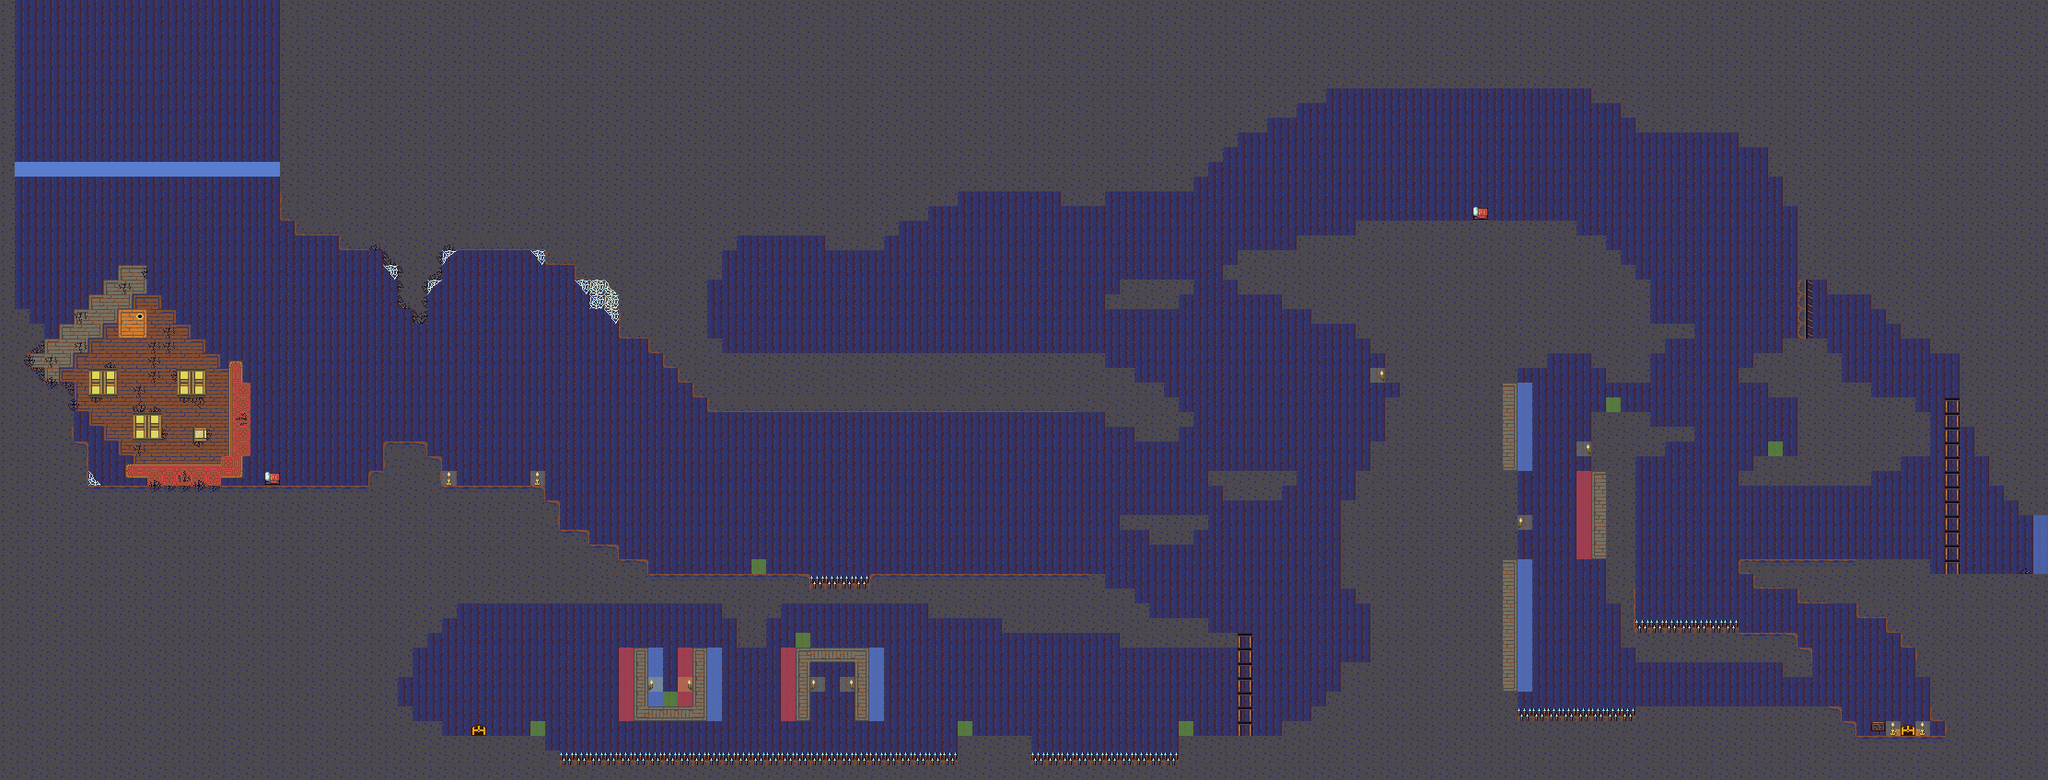

This is a level from a 2D game, rendered from its Tiled map with the project's own tilesets. A one-line summary and the map file follow, with tile-layer data summarised:
An orthogonal 139x53 tile map with 16x16 px tiles, 20 tile layers (Background, Walls, Ladders, Walls_climb_r, ...), 1 hidden layer not drawn, 10 tilesets.

<map version="1.10" tiledversion="1.11.2" orientation="orthogonal" renderorder="right-down" width="139" height="53" tilewidth="16" tileheight="16" infinite="0" nextlayerid="23" nextobjectid="1">
 <tileset firstgid="1" source="DawnLike/Tsx_files/Floor.tsx" />
 <tileset firstgid="820" source="DawnLike/Tsx_files/Decor0.tsx" />
 <tileset firstgid="996" source="DawnLike/Tsx_files/Pit0.tsx" />
 <tileset firstgid="1252" source="DawnLike/Tsx_files/Ammo.tsx" />
 <tileset firstgid="1300" source="DawnLike/Tsx_files/Ground0.tsx" />
 <tileset firstgid="1356" source="DawnLike/Tsx_files/Hill1.tsx" />
 <tileset firstgid="1644" source="DawnLike/Tsx_files/Trap0.tsx" />
 <tileset firstgid="1684" source="DawnLike/Tsx_files/Tree0.tsx" />
 <tileset firstgid="2116" source="DawnLike/Tsx_files/Wall.tsx" />
 <tileset firstgid="3136" source="DawnLike/Tsx_files/vbcnncbv.tsx" />
 <layer id="7" name="Background" width="139" height="53">
  <data>[7367 cells, 7367 non-empty, 1 distinct tile ids]</data>
 </layer>
 <layer id="1" name="Walls" width="139" height="53">
  <data>[7367 cells, 3915 non-empty, 18 distinct tile ids]</data>
 </layer>
 <layer id="18" name="Ladders" width="139" height="53">
  <data>[7367 cells, 19 non-empty, 1 distinct tile ids]</data>
 </layer>
 <layer id="16" name="Walls_climb_r" width="139" height="53" opacity="0.66">
  <data>[7367 cells, 20 non-empty, 1 distinct tile ids]</data>
 </layer>
 <layer id="17" name="Walls_climb_l" width="139" height="53" opacity="0.74">
  <data>[7367 cells, 29 non-empty, 1 distinct tile ids]</data>
 </layer>
 <layer id="13" name="Safe_point" width="139" height="53" opacity="0.59">
  <data>[7367 cells, 8 non-empty, 1 distinct tile ids]</data>
 </layer>
 <layer id="11" name="Enter1" width="139" height="53">
  <data>[7367 cells, 18 non-empty, 1 distinct tile ids]</data>
 </layer>
 <layer id="20" name="Enter_2" width="139" height="53" opacity="0.62">
  <data>[7367 cells, 4 non-empty, 1 distinct tile ids]</data>
 </layer>
 <layer id="2" name="Reborn_point" width="139" height="53">
  <data>[7367 cells, 2 non-empty, 2 distinct tile ids]</data>
 </layer>
 <layer id="5" name="Decor_back_b" width="139" height="53">
  <data>[7367 cells, 45 non-empty, 6 distinct tile ids]</data>
 </layer>
 <layer id="3" name="Decor_back" width="139" height="53">
  <data>[7367 cells, 219 non-empty, 36 distinct tile ids]</data>
 </layer>
 <layer id="4" name="Decor_back_f" width="139" height="53">
  <data>[7367 cells, 55 non-empty, 6 distinct tile ids]</data>
 </layer>
 <layer id="21" name="Reborn_bed" width="139" height="53">
  <data>[7367 cells, 1 non-empty, 1 distinct tile ids]</data>
 </layer>
 <layer id="19" name="Barrier_l" width="139" height="53">
  <data>[7367 cells, 4 non-empty, 1 distinct tile ids]</data>
 </layer>
 <layer id="14" name="Chests" width="139" height="53">
  <data>[7367 cells, 1 non-empty, 1 distinct tile ids]</data>
 </layer>
 <layer id="22" name="Chest_climb" width="139" height="53">
  <data>[7367 cells, 1 non-empty, 1 distinct tile ids]</data>
 </layer>
 <layer id="15" name="Tablets" width="139" height="53">
  <data>[7367 cells, 1 non-empty, 1 distinct tile ids]</data>
 </layer>
 <layer id="12" name="Thorns" width="139" height="53">
  <data>[7367 cells, 56 non-empty, 1 distinct tile ids]</data>
 </layer>
 <layer id="6" name="Decor_forw" width="139" height="53">
  <data>[7367 cells, 0 non-empty, 0 distinct tile ids]</data>
 </layer>
 <layer id="9" name="Light" width="139" height="53" opacity="0.26">
  <data>[7367 cells, 24 non-empty, 1 distinct tile ids]</data>
 </layer>
 <layer id="10" name="Darkness" width="139" height="53" visible="0" opacity="0.67">
  <data>[7367 cells, 7367 non-empty, 1 distinct tile ids]</data>
 </layer>
</map>
